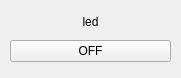
<?xml version="1.0" encoding="UTF-8"?>
<ui version="4.0">
 <class>Form</class>
 <widget class="QWidget" name="Form">
  <property name="geometry">
   <rect>
    <x>0</x>
    <y>0</y>
    <width>181</width>
    <height>78</height>
   </rect>
  </property>
  <property name="windowTitle">
   <string>Form</string>
  </property>
  <widget class="QWidget" name="">
   <property name="geometry">
    <rect>
     <x>10</x>
     <y>10</y>
     <width>161</width>
     <height>52</height>
    </rect>
   </property>
   <layout class="QVBoxLayout" name="verticalLayout">
    <item>
     <widget class="QLabel" name="label">
      <property name="text">
       <string>led</string>
      </property>
      <property name="alignment">
       <set>Qt::AlignCenter</set>
      </property>
     </widget>
    </item>
    <item>
     <widget class="QPushButton" name="pushButton">
      <property name="text">
       <string>OFF</string>
      </property>
     </widget>
    </item>
   </layout>
  </widget>
 </widget>
 <resources/>
 <connections/>
</ui>
